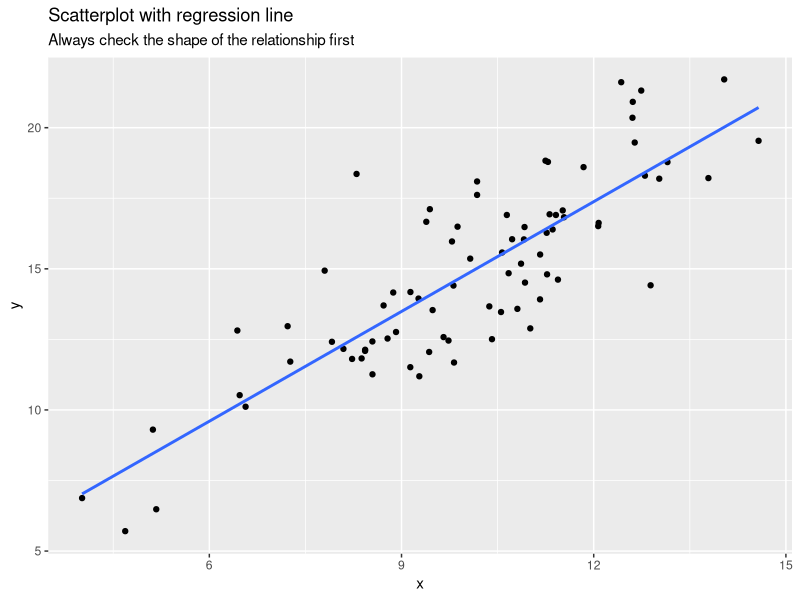
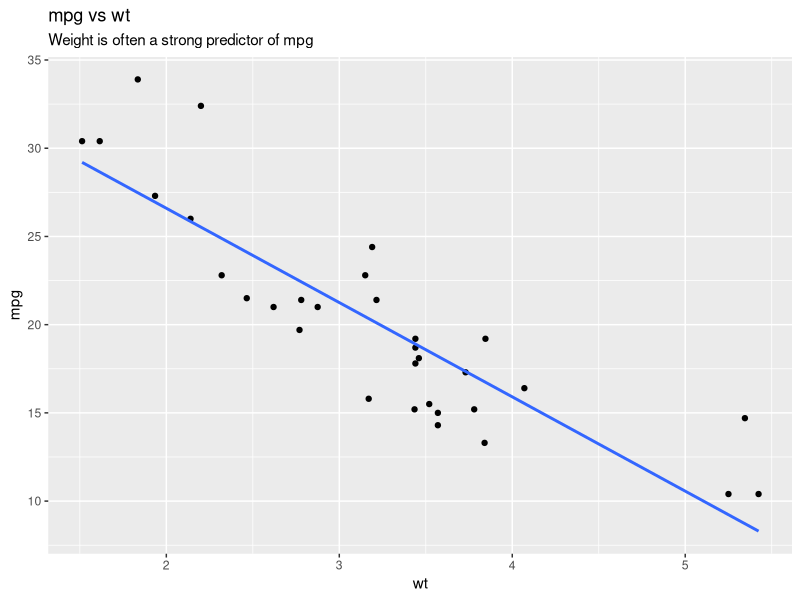
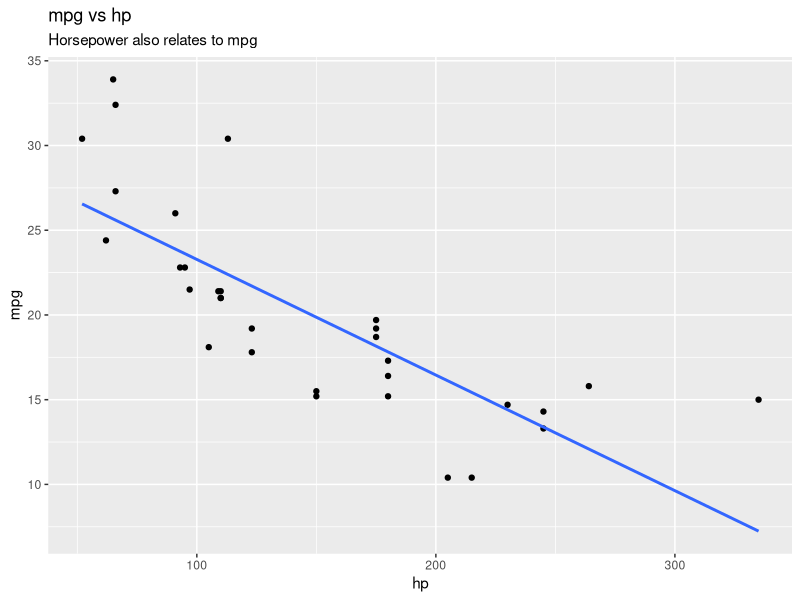
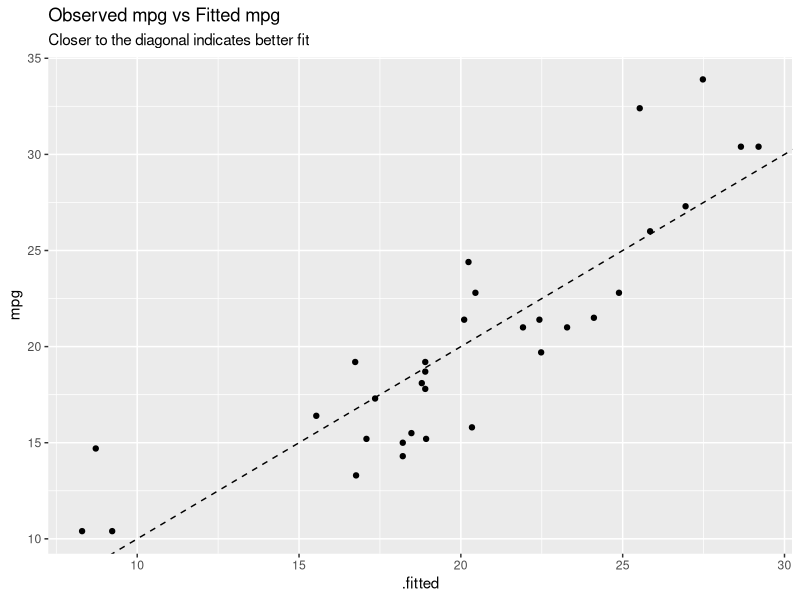
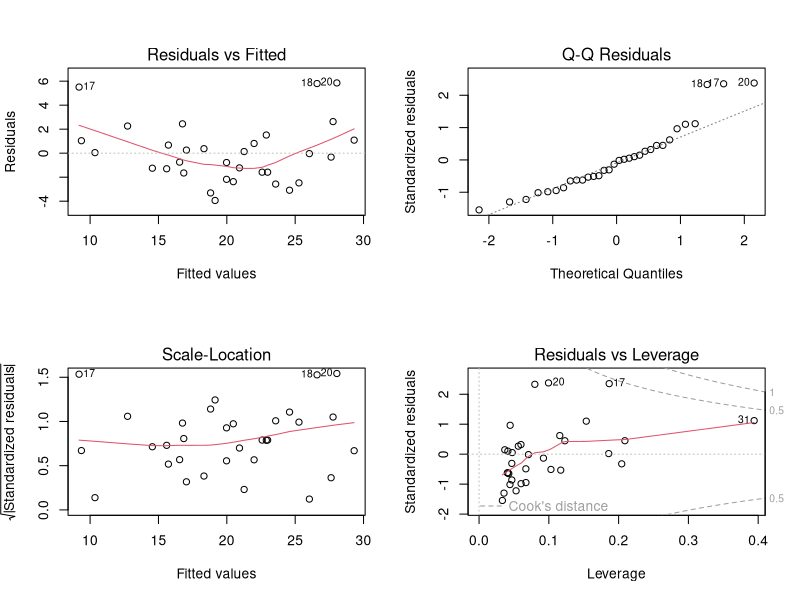
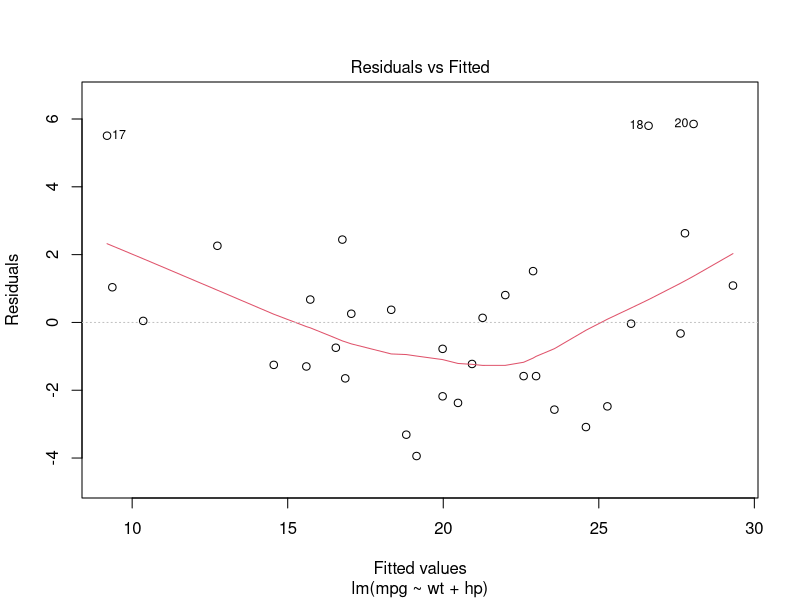
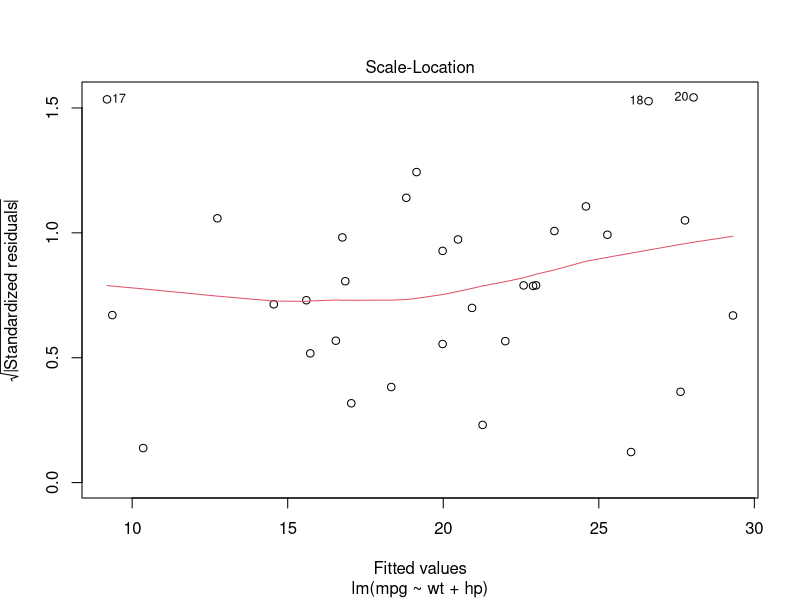
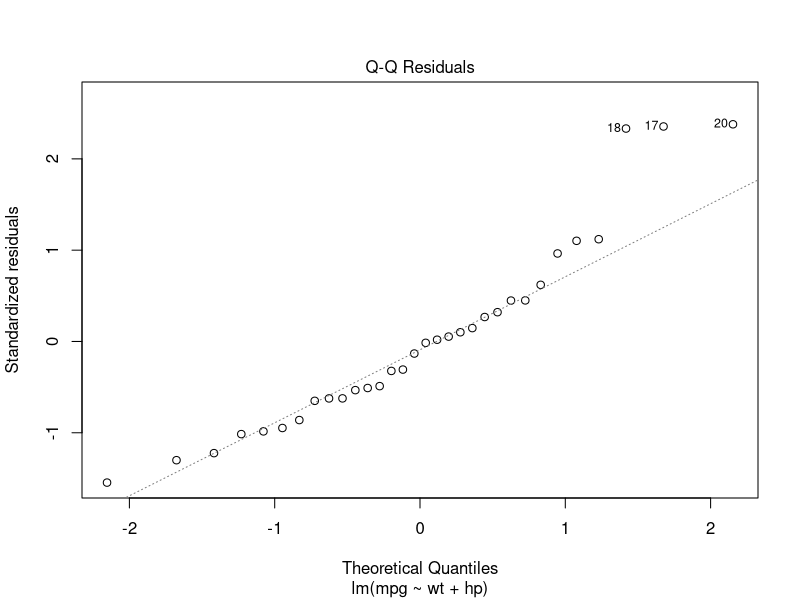

These charts were generated, in order, by the following R code:
## ---- chunk 1
knitr::opts_chunk$set(
  echo = TRUE,
  message = FALSE,
  warning = FALSE,
  fig.width = 7,
  fig.height = 5,
  fig.align = "center"
)

# Packages (install if needed)
pkgs <- c("tidyverse", "broom", "car")
to_install <- pkgs[!pkgs %in% installed.packages()[, "Package"]]
if (length(to_install) > 0) install.packages(to_install, quiet = TRUE)

library(tidyverse)
library(broom)
library(car)
## ---- chunk 2
set.seed(42)
n <- 80

# Create an x variable

x <- rnorm(n, mean = 10, sd = 2)

# Create a y variable with a roughly linear relationship + noise

y <- 3 + 1.2 * x + rnorm(n, mean = 0, sd = 2)

df_corr <- tibble(x = x, y = y)

ggplot(df_corr, aes(x, y)) +
geom_point() +
geom_smooth(method = "lm", se = FALSE) +
labs(title = "Scatterplot with regression line",
subtitle = "Always check the shape of the relationship first")
## ---- chunk 3
cor(df_corr$x, df_corr$y, method = "pearson")

cor.test(df_corr$x, df_corr$y, method = "pearson")
## ---- chunk 4
cor(df_corr$x, df_corr$y, method = "spearman")
cor.test(df_corr$x, df_corr$y, method = "spearman", exact = FALSE)
## ---- chunk 5
cor(df_corr$x, df_corr$y, method = "kendall")
cor.test(df_corr$x, df_corr$y, method = "kendall", exact = FALSE)
## ---- chunk 6
dat <- as.data.frame(Titanic)

# Class × Survival
tbl <- xtabs(Freq ~ Class + Survived, data = dat)
tbl

chisq.test(tbl)
chisq.test(tbl)$expected
## ---- chunk 7
fisher.test(tbl, simulate.p.value = TRUE, B = 20000)
## ---- chunk 8
df <- mtcars %>%
as_tibble(rownames = "car") %>%
select(car, mpg, wt, hp, cyl)

glimpse(df)
summary(df)
## ---- chunk 9
ggplot(df, aes(wt, mpg)) +
geom_point() +
geom_smooth(method = "lm", se = FALSE) +
labs(title = "mpg vs wt", subtitle = "Weight is often a strong predictor of mpg")
## ---- chunk 10
ggplot(df, aes(hp, mpg)) +
geom_point() +
geom_smooth(method = "lm", se = FALSE) +
labs(title = "mpg vs hp", subtitle = "Horsepower also relates to mpg")
## ---- chunk 11
m1 <- lm(mpg ~ wt, data = df)
summary(m1)
## ---- chunk 12
tidy(m1, conf.int = TRUE)
## ---- chunk 13
glance(m1) %>%
select(r.squared, adj.r.squared, sigma, statistic, p.value, df.residual)
## ---- chunk 14
df_aug <- augment(m1)  # adds .fitted and .resid columns
head(df_aug)
## ---- chunk 15
ggplot(df_aug, aes(.fitted, mpg)) +
geom_point() +
geom_abline(slope = 1, intercept = 0, linetype = "dashed") +
labs(title = "Observed mpg vs Fitted mpg",
subtitle = "Closer to the diagonal indicates better fit")
## ---- chunk 16
m2 <- lm(mpg ~ wt + hp, data = df)
summary(m2)
tidy(m2, conf.int = TRUE)
## ---- chunk 17
anova(m1, m2)
## ---- chunk 18
AIC(m1, m2)
## ---- chunk 19
par(mfrow = c(2, 2))
plot(m2)
par(mfrow = c(1, 1))
## ---- chunk 20
plot(m2, which = 1)
## ---- chunk 21
plot(m2, which = 3)
## ---- chunk 22
plot(m2, which = 2)
## ---- chunk 23
shapiro.test(resid(m2))
## ---- chunk 24
cooks <- cooks.distance(m2)

# Quick look at the largest Cook's distances

sort(cooks, decreasing = TRUE)[1:6]

## ---- chunk 25
n <- nrow(df)
which(cooks > (4 / n))
## ---- chunk 26
# Plot Cook’s distance:
plot(m2, which = 4)
## ---- chunk 27
# Leverage and influence plot
plot(m2, which = 5)
## ---- chunk 28
vif(m2)
## ---- chunk 29
m3 <- lm(mpg ~ wt * hp, data = df)
summary(m3)
anova(m2, m3)
## ---- chunk 30
df_centered <- df %>%
mutate(
wt_c = wt - mean(wt),
hp_c = hp - mean(hp)
)

m2c <- lm(mpg ~ wt_c + hp_c, data = df_centered)
summary(m2c)
tidy(m2c, conf.int = TRUE)
## ---- chunk 31
coefs <- tidy(m2, conf.int = TRUE)
fit   <- glance(m2)

coefs
fit %>% select(r.squared, adj.r.squared, sigma, statistic, p.value, df.residual)
## ---- chunk 32
cor.test(df$wt, df$mpg, method = "pearson")
cor.test(df$wt, df$mpg, method = "spearman", exact = FALSE)
## ---- chunk 33
m1_ex <- lm(mpg ~ wt, data = df)
m2_ex <- lm(mpg ~ wt + hp, data = df)

anova(m1_ex, m2_ex)

par(mfrow = c(2, 2))
plot(m2_ex)
par(mfrow = c(1, 1))
